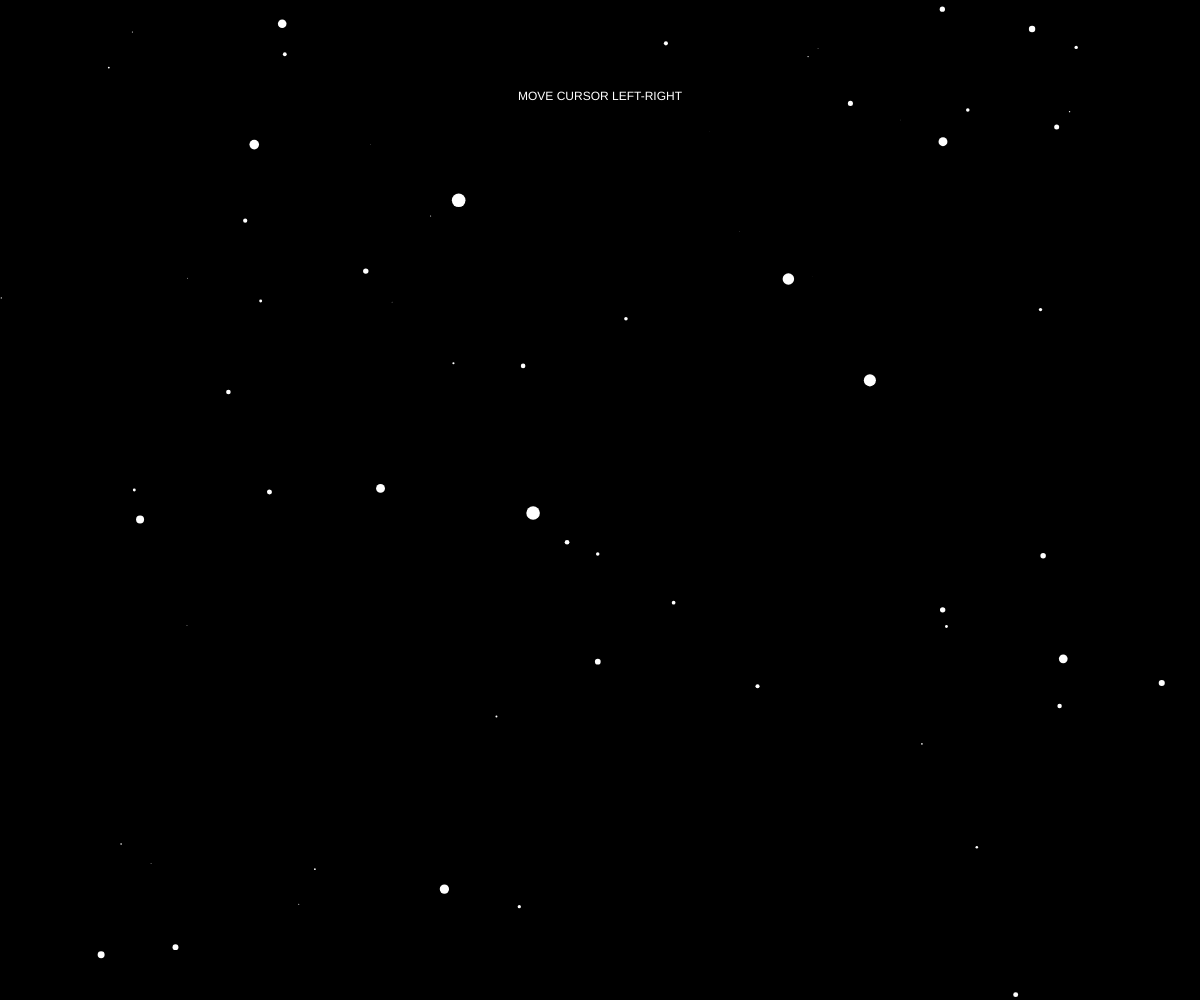
Frame 1 (no input)
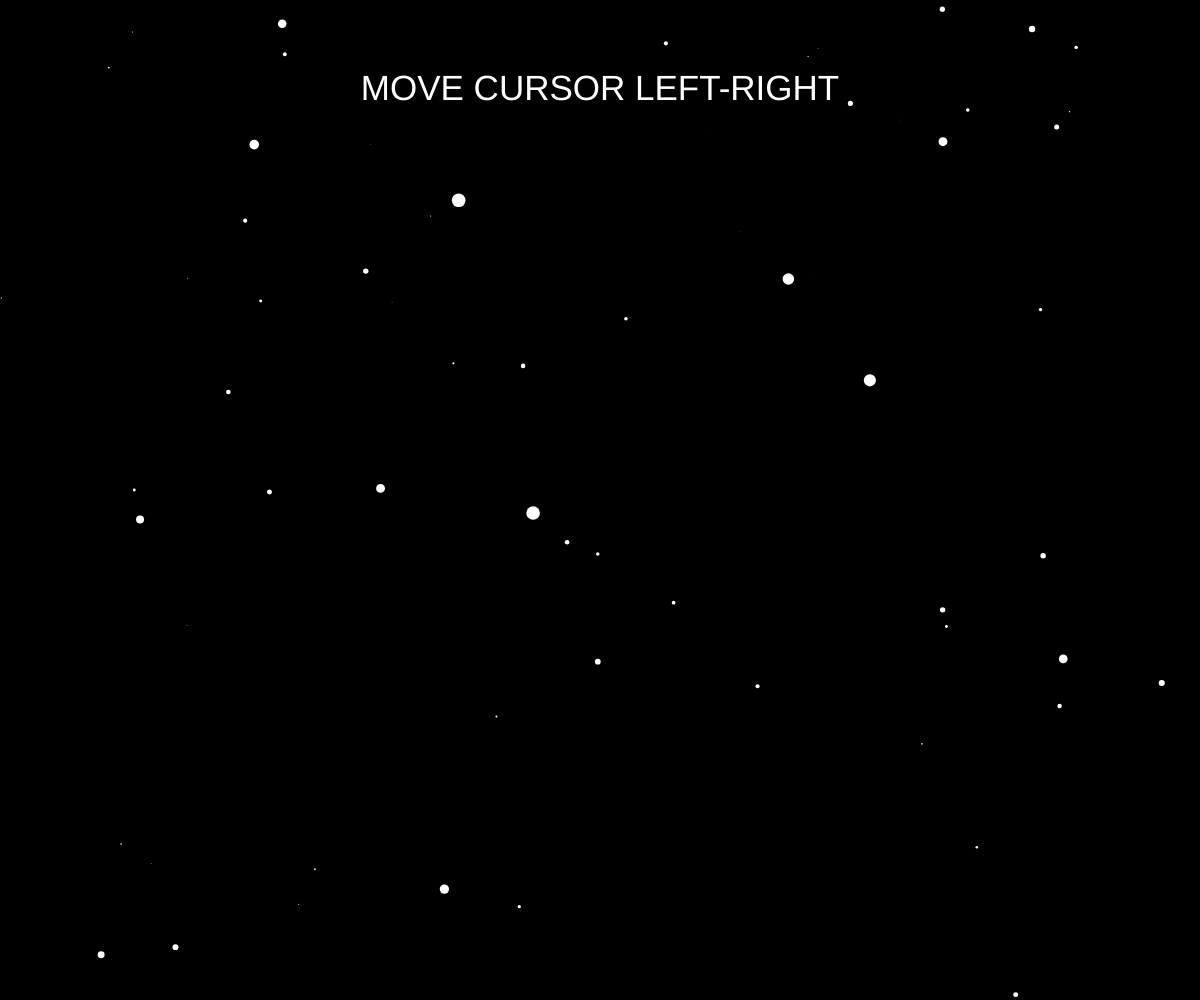
Frame 60 (no input)
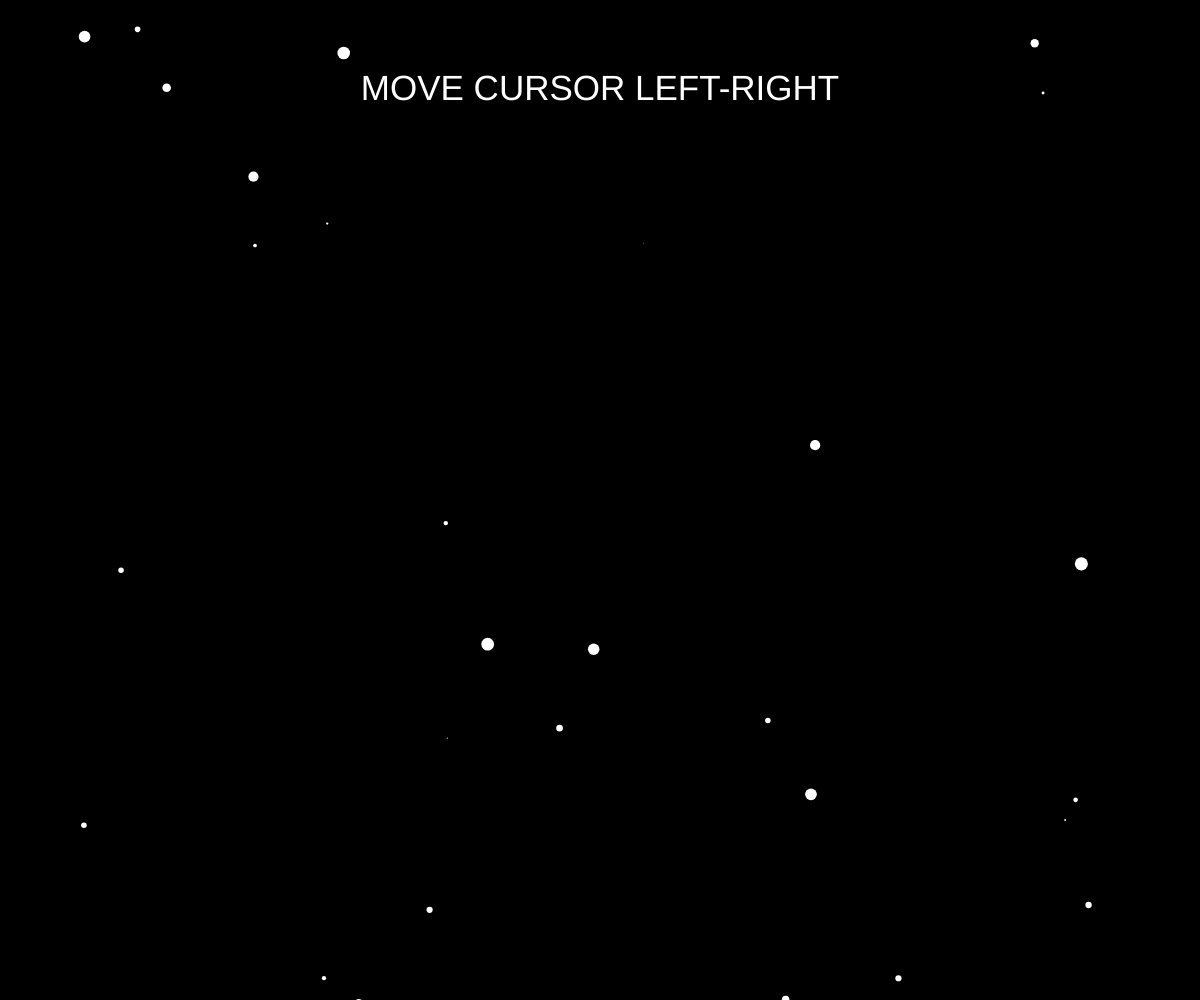
Frame 120 (the mouse pressed at the canvas centre since frame 60)

The p5.js sketch that drew these frames (run headless with seeded random() and noise() and a simulated clock; from frame 60 on, the mouse is pressed at the canvas centre):

// p5.js sketch
// ── sketch.js
let star = [];
let speed;
function setup(){
	      canvasWidth = window.innerWidth,
      canvasHeight = window.innerHeight;

  createCanvas(canvasWidth, canvasHeight);
  for(i=0;i<800;i++){
  	star[i] = new Star();
  }

}
function draw(){
	speed=map(mouseX,0,width,0,20);
	background(0);
	 fill(255);
   textAlign(CENTER);
   text("MOVE CURSOR LEFT-RIGHT", width/2, 100);
   textSize(35);
	translate(width/2,height/2);
	for(i=0;i<star.length;i++){
		star[i].update();
	   star[i].show();
}
}

function Star(){
	this.x=random(-width,width);
	this.y=random(-height,height);
	this.z=random(width);

	this.update=function(){
		this.z=this.z-speed;
		if(this.z<1){
           	this.x=random(-width,width);
	        this.y=random(-height,height);
	        this.z=random(width);
		}
	}

	this.show=function(){
		noStroke();
		fill(255);
        
        var sx= map(this.x/this.z,0,1,0,width);
        var sy= map(this.y/this.z,0,1,0,height);
         
        this.r=map(this.z,0,width,16,0); 
		ellipse(sx,sy,this.r,this.r);
			}
			
}
